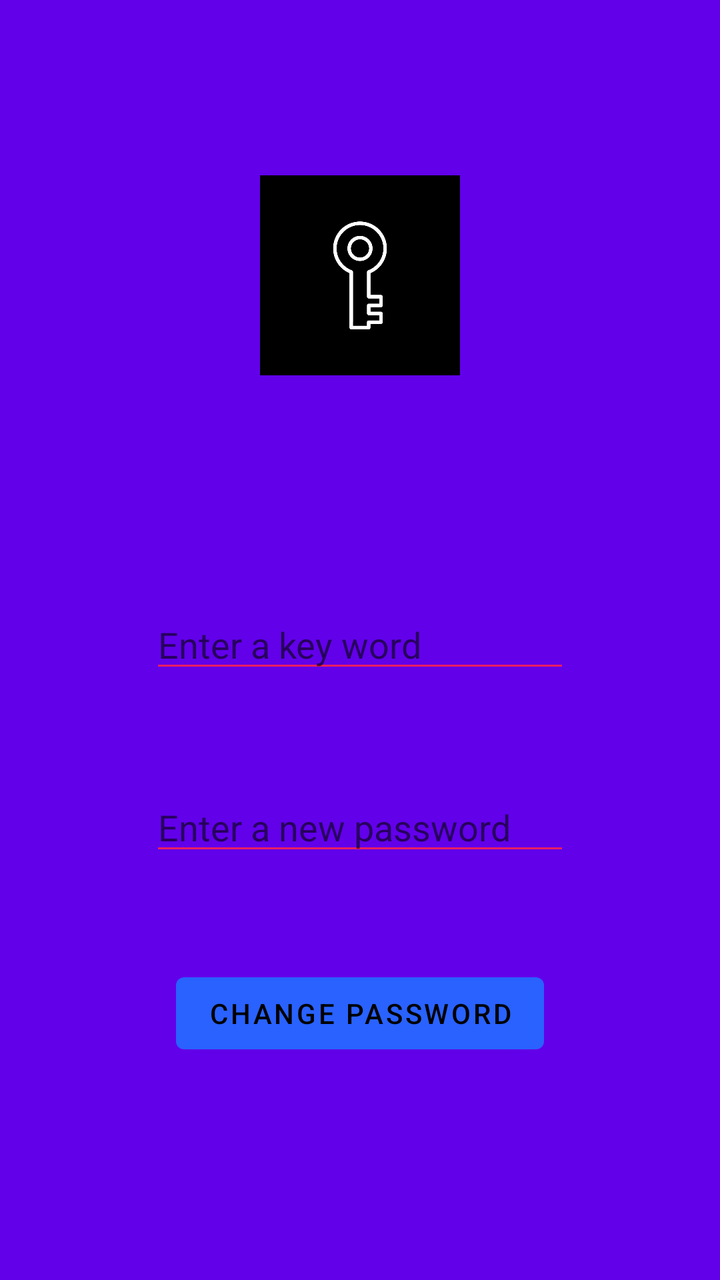
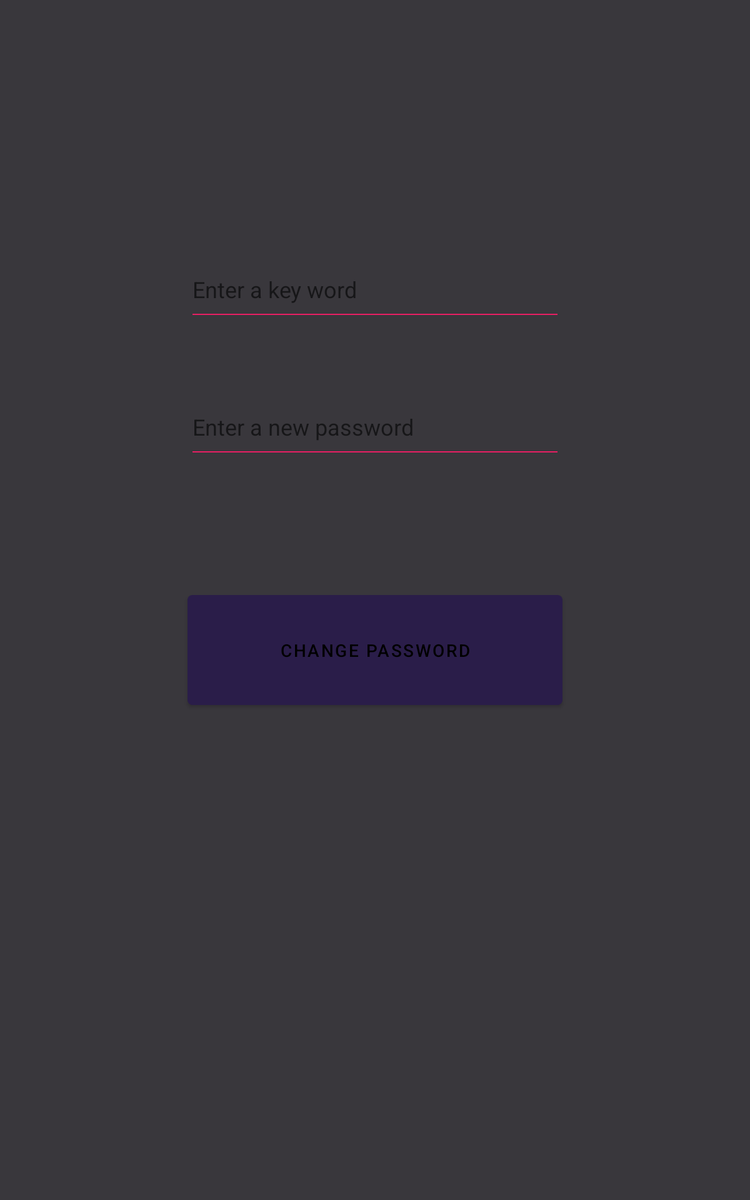

Two renders of one Android screen. The first uses the default layout on a phone; the second uses the alternative layout the repository ships for a different screen configuration, on a matching device. The two XML files are below.
<!-- AndroidManifest.xml: application theme Theme.Proje -->
<!-- res/layout/activity_forgot.xml -->
<?xml version="1.0" encoding="utf-8"?>
<androidx.constraintlayout.widget.ConstraintLayout xmlns:android="http://schemas.android.com/apk/res/android"
    xmlns:app="http://schemas.android.com/apk/res-auto"
    xmlns:tools="http://schemas.android.com/tools"
    android:layout_width="match_parent"
    android:layout_height="match_parent"
    android:background="#6200EA"
    tools:context=".Login.ForgotActivity">

    <EditText
        android:id="@+id/editKeyWord"
        android:layout_width="wrap_content"
        android:layout_height="wrap_content"
        android:layout_marginTop="300dp"
        android:ems="10"
        android:hint="@string/forgotKeyword"
        android:inputType="textPersonName"
        app:layout_constraintEnd_toEndOf="parent"
        app:layout_constraintStart_toStartOf="parent"
        app:layout_constraintTop_toTopOf="parent" />

    <EditText
        android:id="@+id/editNewPassword"
        android:layout_width="wrap_content"
        android:layout_height="wrap_content"
        android:layout_marginTop="50dp"
        android:ems="10"
        android:hint="@string/forgotNewPassword"
        android:inputType="textPersonName"
        app:layout_constraintEnd_toEndOf="parent"
        app:layout_constraintHorizontal_bias="0.5"
        app:layout_constraintStart_toStartOf="parent"
        app:layout_constraintTop_toBottomOf="@+id/editKeyWord" />

    <Button
        android:id="@+id/changeButton"
        android:layout_width="wrap_content"
        android:layout_height="wrap_content"
        android:layout_marginTop="50dp"
        android:text="@string/forgotButon"
        android:textColor="@color/black"
        app:backgroundTint="#2962FF"
        app:layout_constraintEnd_toEndOf="parent"
        app:layout_constraintStart_toStartOf="parent"
        app:layout_constraintTop_toBottomOf="@+id/editNewPassword" />

    <ImageView
        android:id="@+id/keyImage"
        android:layout_width="100dp"
        android:layout_height="100dp"
        android:layout_marginTop="75dp"
        android:layout_marginBottom="100dp"
        android:background="#000000"
        app:layout_constraintBottom_toTopOf="@+id/editKeyWord"
        app:layout_constraintEnd_toEndOf="parent"
        app:layout_constraintStart_toStartOf="parent"
        app:layout_constraintTop_toTopOf="parent"
        app:srcCompat="@drawable/key" />
</androidx.constraintlayout.widget.ConstraintLayout>
<!-- resources referenced by this layout -->
<resources>
  <color name="black">#FF000000</color>
  <!-- drawable key: jpg bitmap (drawable, 35155 bytes) -->
  <string name="forgotButon" translatable="false">Change password</string>
  <string name="forgotKeyword" translatable="false">Enter a key word</string>
  <string name="forgotNewPassword" translatable="false">Enter a new password</string>
  <style name="Theme.Proje" parent="Theme.MaterialComponents.DayNight.DarkActionBar">
          
          <item name="colorPrimary">@color/backgroundColor</item>
          <item name="colorPrimaryVariant">@color/purple_700</item>
          <item name="colorOnPrimary">@color/backgroundColor</item>
          
          <item name="colorSecondary">@color/backgroundColor</item>
          <item name="colorSecondaryVariant">@color/teal_700</item>
          <item name="colorOnSecondary">@color/black</item>
          
          <item name="android:statusBarColor" tools:targetApi="l">?attr/colorPrimaryVariant</item>
          
          <item name="backgroundColor">@color/backgroundColor</item>
          <item name="backgroundTint">#E91E63</item>
          <item name="editTextColor">#E91E63</item>
          <item name="windowNoTitle">true</item>
          <item name="windowActionBar">false</item>
      </style>
  <color name="backgroundColor">#5327A1</color>
  <color name="purple_700">#FF3700B3</color>
  <color name="teal_700">#FF018786</color>
</resources>
<!-- res/layout-large/activity_forgot.xml (the repository's variant of the layout above) -->
<!-- drawn on a 7-inch tablet held upright -->
<?xml version="1.0" encoding="utf-8"?>
<androidx.constraintlayout.widget.ConstraintLayout xmlns:android="http://schemas.android.com/apk/res/android"
    xmlns:app="http://schemas.android.com/apk/res-auto"
    xmlns:tools="http://schemas.android.com/tools"
    android:layout_width="match_parent"
    android:layout_height="match_parent"
    android:background="#39373C"
    tools:context=".Login.ForgotActivity">

    <EditText
        android:id="@+id/editKeyWord"
        android:layout_width="300dp"
        android:layout_height="60dp"
        android:layout_marginTop="200dp"
        android:ems="10"
        android:hint="@string/forgotKeyword"
        android:inputType="textPersonName"
        app:layout_constraintEnd_toEndOf="parent"
        app:layout_constraintStart_toStartOf="parent"
        app:layout_constraintTop_toTopOf="parent" />

    <EditText
        android:id="@+id/editNewPassword"
        android:layout_width="300dp"
        android:layout_height="60dp"
        android:layout_marginTop="50dp"
        android:ems="10"
        android:hint="@string/forgotNewPassword"
        android:inputType="textPersonName"
        app:layout_constraintEnd_toEndOf="parent"
        app:layout_constraintStart_toStartOf="parent"
        app:layout_constraintTop_toBottomOf="@+id/editKeyWord" />

    <Button
        android:id="@+id/changeButton"
        android:layout_width="300dp"
        android:layout_height="100dp"
        android:layout_marginTop="100dp"
        android:text="@string/forgotButon"
        android:textColor="@color/black"
        app:backgroundTint="#2A1D49"
        app:layout_constraintEnd_toEndOf="parent"
        app:layout_constraintStart_toStartOf="parent"
        app:layout_constraintTop_toBottomOf="@+id/editNewPassword" />
</androidx.constraintlayout.widget.ConstraintLayout>
<!-- resources referenced by the variant -->
<!-- as a 7-inch tablet held upright resolves them -->
<resources>
  <color name="black">#FF000000</color>
  <string name="forgotButon" translatable="false">Change password</string>
  <string name="forgotKeyword" translatable="false">Enter a key word</string>
  <string name="forgotNewPassword" translatable="false">Enter a new password</string>
  <style name="Theme.Proje" parent="Theme.MaterialComponents.DayNight.DarkActionBar">
          
          <item name="colorPrimary">@color/backgroundColor</item>
          <item name="colorPrimaryVariant">@color/purple_700</item>
          <item name="colorOnPrimary">@color/backgroundColor</item>
          
          <item name="colorSecondary">@color/backgroundColor</item>
          <item name="colorSecondaryVariant">@color/teal_700</item>
          <item name="colorOnSecondary">@color/black</item>
          
          <item name="android:statusBarColor" tools:targetApi="l">?attr/colorPrimaryVariant</item>
          
          <item name="backgroundColor">@color/backgroundColor</item>
          <item name="backgroundTint">#E91E63</item>
          <item name="editTextColor">#E91E63</item>
          <item name="windowNoTitle">true</item>
          <item name="windowActionBar">false</item>
      </style>
  <color name="backgroundColor">#5327A1</color>
  <color name="purple_700">#FF3700B3</color>
  <color name="teal_700">#FF018786</color>
</resources>
